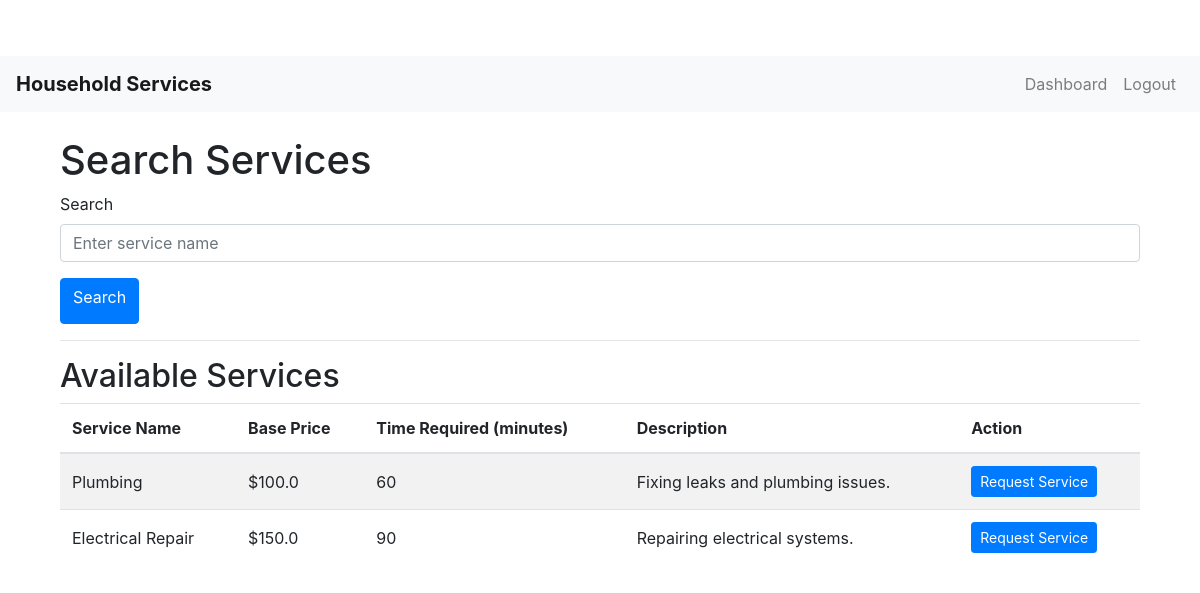
Before: /customer/search_service (signed in) with the older database file.
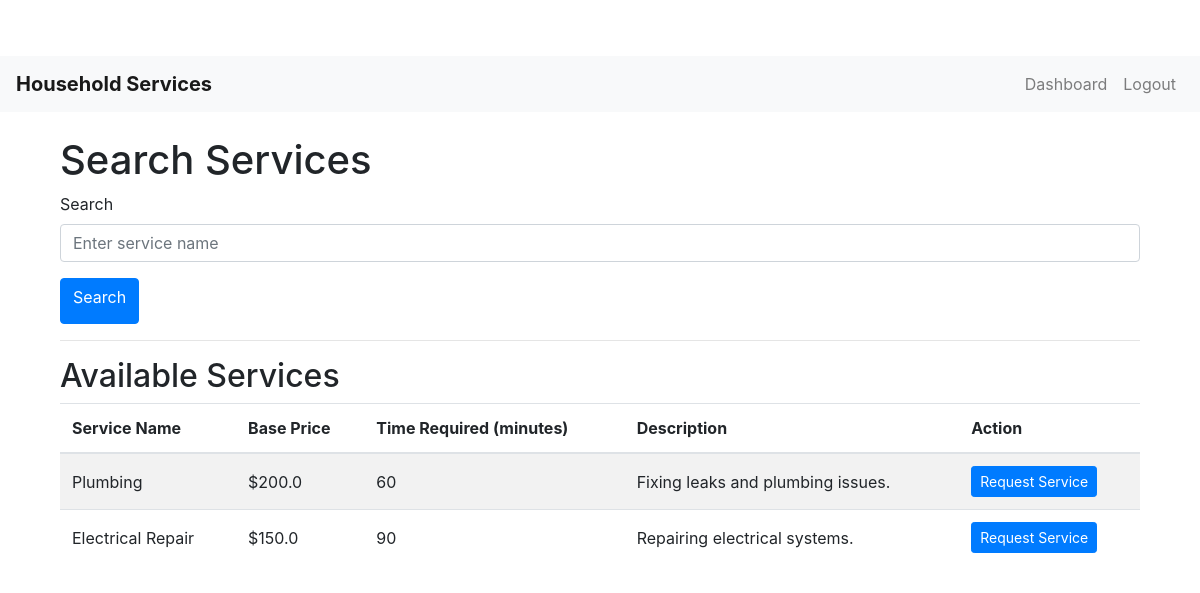
After: the same page with the newer database file.
### models.py (models this page shows, shortened)
class Service(db.Model):
    __tablename__ = 'services'  # Ensure table name is specified
    id = db.Column(db.Integer, primary_key=True)
    name = db.Column(db.String(100), nullable=False)
    base_price = db.Column(db.Float, nullable=False)
    time_required = db.Column(db.Integer, nullable=False)  # Time in minutes
    description = db.Column(db.Text)

### routes.py (the view)
@app.route('/customer/search_service', methods=['GET', 'POST'])
@login_required
def search_services():
    if current_user.role != 'customer':
        flash('Access denied.')
        return redirect(url_for('index'))
    form = SearchForm()
    services = Service.query.all()
    if form.validate_on_submit():
        search_term = form.search_term.data
        services = Service.query.filter(Service.name.ilike(f'%{search_term}%')).all()
    return render_template('search_services.html', services=services, form=form)

### forms.py
class SearchForm(FlaskForm):
    search_term = StringField('Search', validators=[DataRequired()])
    submit = SubmitField('Search')

### app.py (called while the page is built)
@login_manager.user_loader
def load_user(user_id):
    return User.query.get(int(user_id))

### templates/search_services.html (shortened to what this page needs)
{% extends 'base.html' %}
{% block content %}
<div class="container mt-4">
    <h1>Search Services</h1>
    <form method="POST">
        <div class="form-group">
            {{ form.search_term.label }}
            {{ form.search_term(class="form-control", placeholder="Enter service name") }}
        </div>
        <button type="submit" class="btn btn-primary">{{ form.submit.label }}</button>
    </form>
    <hr>
    <h2>Available Services</h2>
    {% if services %}
    <table class="table table-striped">
        <thead>
            <tr>
                <th>Service Name</th>
                <th>Base Price</th>
                <th>Time Required (minutes)</th>
                <th>Description</th>
                <th>Action</th>
            </tr>
        </thead>
        <tbody>
            {% for service in services %}
            <tr>
                <td>{{ service.name }}</td>
                <td>${{ service.base_price }}</td>
                <td>{{ service.time_required }}</td>
                <td>{{ service.description }}</td>
                <td>
                    <a href="{{ url_for('request_service', service_id=service.id) }}" class="btn btn-sm btn-primary">Request Service</a>
                </td>
            </tr>
            {% endfor %}
        </tbody>
    </table>
    {% else %}
    <p>No services found.</p>
    {% endif %}
</div>
{% endblock %}

Changed rows visible on the page:
changed Service "Plumbing": base_price "100.0" → "200.0"
